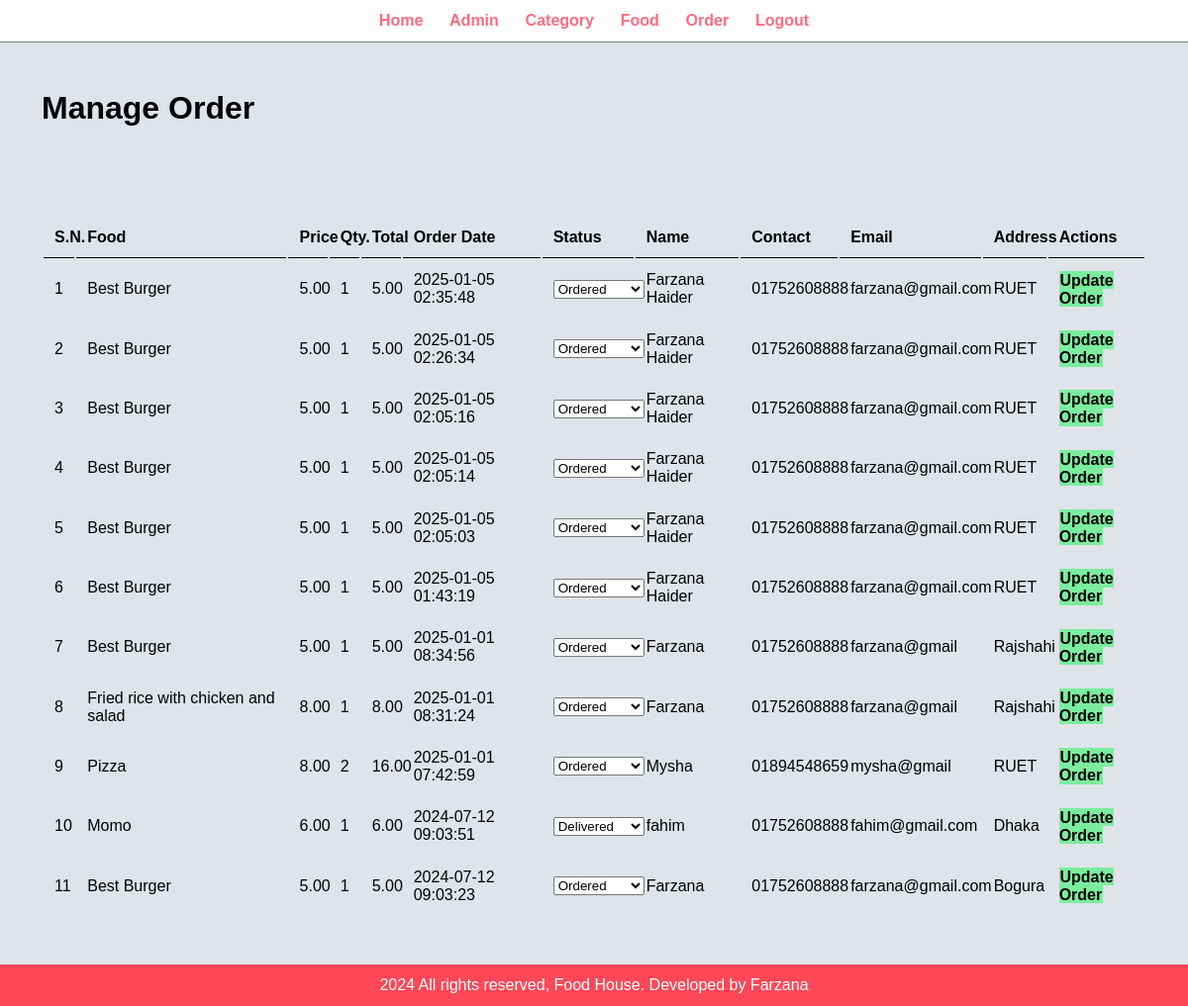
The page /admin/manage-order.php (signed in) on the database its author committed.
### tables this page shows
CREATE TABLE `tbl_order` (
  `id` int(10) UNSIGNED NOT NULL,
  `food` varchar(150) NOT NULL,
  `price` decimal(10,2) NOT NULL,
  `qty` int(11) NOT NULL,
  `total` decimal(10,2) NOT NULL,
  `order_date` datetime NOT NULL,
  `status` varchar(50) NOT NULL,
  `customer_name` varchar(150) NOT NULL,
  `customer_contact` varchar(20) NOT NULL,
  `customer_email` varchar(150) NOT NULL,
  `customer_address` varchar(255) NOT NULL
);

### admin/manage-order.php (the view, shortened to what this page needs)
<?php
    include('partials/menu.php');
?>
<div class="main-content">
    <div class="wrapper">
        <h1>Manage Order</h1>
        <br><br><br>
        <br><br>
        <table class="tbl-full">
            <tr>
                <th>S.N. </th>
                <th>Food </th>
                <th>Price </th>
                <th>Qty. </th>
                <th>Total </th>
                <th>Order Date </th>
                <th>Status </th>
                <th>Name </th>
                <th>Contact </th>
                <th>Email </th>
                <th>Address </th>
                <th>Actions </th>
            </tr>
            <?php
                $sql = "SELECT * FROM tbl_order ORDER BY id DESC";
                $res = mysqli_query($conn, $sql);
                $count = mysqli_num_rows($res);
                $sn = 1;
                if($count > 0)
                {
                    while($row = mysqli_fetch_assoc($res))
                    {
                        $id = $row['id'];
                        $food = $row['food'];
                        $price = $row['price'];
                        $qty = $row['qty'];
                        $total = $row['total'];
                        $order_date = $row['order_date'];
                        $status = $row['status'];
                        $customer_name = $row['customer_name'];
                        $customer_contact = $row['customer_contact'];
                        $customer_email = $row['customer_email'];
                        $customer_address = $row['customer_address'];
            ?>
            <tr>
                <td><?php echo $sn++; ?> </td>
                <td><?php echo $food; ?> </td>
                <td><?php echo $price; ?> </td>
                <td><?php echo $qty; ?> </td>
                <td><?php echo $total; ?> </td>
                <td><?php echo $order_date; ?> </td>
                <td>
                    <form class="status-form" method="POST">
                        <select name="status" class="status-dropdown" onchange="updateStatus(this)">
                            <option value="Ordered" <?php if($status == "Ordered") echo "selected"; ?>>Ordered</option>
                            <option value="Delivered" <?php if($status == "Delivered") echo "selected"; ?>>Delivered</option>
                        </select>
                    </form>
                </td>
                <td><?php echo $customer_name;?> </td>
                <td><?php echo $customer_contact;?> </td>
                <td><?php echo $customer_email;?> </td>
                <td><?php echo $customer_address;?> </td>
                <td>
                    <a href="<?php echo SITEURL; ?>admin/update-order.php?id=<?php echo $id; ?>" class="btn-secondary">Update Order</a>
                </td>
            </tr>
            <?php
                    }
                }
                else
                {
                    echo "<tr><td colspan='12' class='error'>Orders not Available.</td></tr>";
                }
            ?>
        </table>
    </div>
</div>
<?php
    include('partials/footer.php');
?>

### css/admin.css (style rules this page uses)
* { margin: 0 ; padding: 0 ; font-family: Arial, Helvetica, sans-serif; }
.wrapper { padding: 1%; width: 93%; margin: 0 auto; }
.tbl-full { width: 100%; }
table tr th { border-bottom: 1px solid black; padding:1%; text-align: left; }
table tr td { padding:1%; }
.btn-secondary { background-color: #7bed9f; padding: 1%; color: black; text-decoration: none; font-weight: bold; }
.main-content { background-color: #dfe4ea; padding: 3% 0; }

### rows shown on the page
tbl_order: food "Best Burger", price "5.00", qty "1", total "5.00", order_date "2025-01-05 02:35:48", status "Ordered", customer_name "Farzana Haider", customer_contact "01752608888", customer_email "farzana@gmail.com", customer_address "RUET"
tbl_order: food "Best Burger", price "5.00", qty "1", total "5.00", order_date "2025-01-05 02:26:34", status "Ordered", customer_name "Farzana Haider", customer_contact "01752608888", customer_email "farzana@gmail.com", customer_address "RUET"
tbl_order: food "Best Burger", price "5.00", qty "1", total "5.00", order_date "2025-01-05 02:05:16", status "Ordered", customer_name "Farzana Haider", customer_contact "01752608888", customer_email "farzana@gmail.com", customer_address "RUET"
tbl_order: food "Best Burger", price "5.00", qty "1", total "5.00", order_date "2025-01-05 02:05:14", status "Ordered", customer_name "Farzana Haider", customer_contact "01752608888", customer_email "farzana@gmail.com", customer_address "RUET"
tbl_order: food "Best Burger", price "5.00", qty "1", total "5.00", order_date "2025-01-05 02:05:03", status "Ordered", customer_name "Farzana Haider", customer_contact "01752608888", customer_email "farzana@gmail.com", customer_address "RUET"
tbl_order: food "Best Burger", price "5.00", qty "1", total "5.00", order_date "2025-01-05 01:43:19", status "Ordered", customer_name "Farzana Haider", customer_contact "01752608888", customer_email "farzana@gmail.com", customer_address "RUET"
tbl_order: food "Best Burger", price "5.00", qty "1", total "5.00", order_date "2025-01-01 08:34:56", status "Ordered", customer_name "Farzana", customer_contact "01752608888", customer_email "farzana@gmail", customer_address "Rajshahi"
tbl_order: food "Fried rice with chicken and salad", price "8.00", qty "1", total "8.00", order_date "2025-01-01 08:31:24", status "Ordered", customer_name "Farzana", customer_contact "01752608888", customer_email "farzana@gmail", customer_address "Rajshahi"
tbl_order: food "Pizza", price "8.00", qty "2", total "16.00", order_date "2025-01-01 07:42:59", status "Ordered", customer_name "Mysha", customer_contact "01894548659", customer_email "mysha@gmail", customer_address "RUET"
tbl_order: food "Momo", price "6.00", qty "1", total "6.00", order_date "2024-07-12 09:03:51", status "Delivered", customer_name "fahim", customer_contact "01752608888", customer_email "fahim@gmail.com", customer_address "Dhaka"
tbl_order: food "Best Burger", price "5.00", qty "1", total "5.00", order_date "2024-07-12 09:03:23", status "Ordered", customer_name "Farzana", customer_contact "01752608888", customer_email "farzana@gmail.com", customer_address "Bogura"
